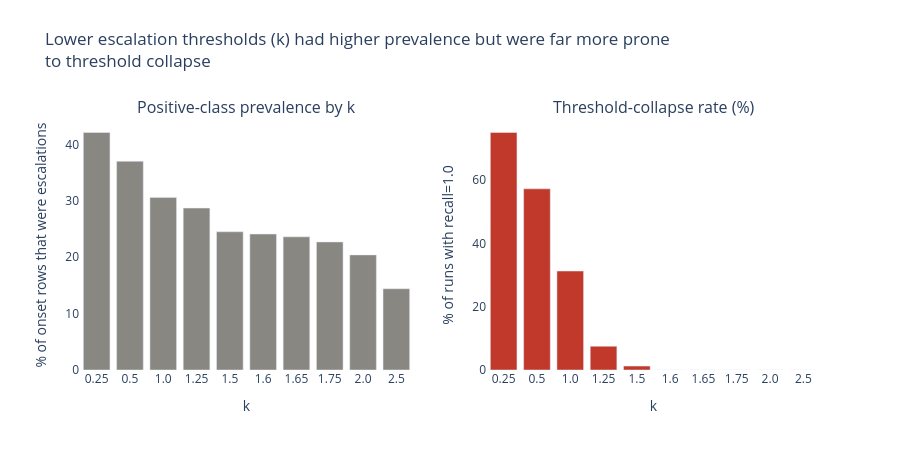

Notebook code cell kept with this figure:
### Code cell
ks = k_summary.index.astype(str)

fig = make_subplots(rows=1, cols=2, subplot_titles=("Positive-class prevalence by k", "Threshold-collapse rate (%)"))

fig.add_trace(
    go.Bar(x=ks, y=k_summary["onset_prevalence_pct"], marker_color="#898781", name="Baseline prevalence"),
    row=1, col=1,
)
fig.add_trace(
    go.Bar(x=ks, y=k_summary["collapse_rate"] * 100, marker_color="#c0392b", name="Collapse rate"),
    row=1, col=2,
)

fig.update_xaxes(title_text="k", row=1, col=1)
fig.update_xaxes(title_text="k", row=1, col=2)
fig.update_yaxes(title_text="% of onset rows that were escalations", row=1, col=1)
fig.update_yaxes(title_text="% of runs with recall=1.0", row=1, col=2)

fig.update_layout(
    showlegend=False, width=900, height=450,
    plot_bgcolor="white", paper_bgcolor="white",
    margin=dict(t=120),
    title={
        "text": "Lower escalation thresholds (k) had higher prevalence but were far more prone<br>to threshold collapse",
        "y": 0.9, "yanchor": "top",
    },
)
fig.show()

### Figure 1 — Plotly figure (JSON) as saved in the notebook; plotly's stock layout.template omitted (floating-point values rounded to 4 significant figures)
{"data": [{"marker": {"color": "#898781"}, "name": "Baseline prevalence", "type": "bar", "x": ["0.25", "0.5", "1.0", "1.25", "1.5", "1.6", "1.65", "1.75", "2.0", "2.5"], "xaxis": "x", "y": [42.1, 37.0, 30.6, 28.7, 24.5, 24.1, 23.6, 22.7, 20.4, 14.4], "yaxis": "y"}, {"marker": {"color": "#c0392b"}, "name": "Collapse rate", "type": "bar", "x": ["0.25", "0.5", "1.0", "1.25", "1.5", "1.6", "1.65", "1.75", "2.0", "2.5"], "xaxis": "x2", "y": [75.0, 57.21, 31.25, 7.5, 1.25, 0.0, 0.0, 0.0, 0.0, 0.0], "yaxis": "y2"}], "layout": {"annotations": [{"font": {"size": 16}, "showarrow": false, "text": "Positive-class prevalence by k", "x": 0.225, "xanchor": "center", "xref": "paper", "y": 1, "yanchor": "bottom", "yref": "paper"}, {"font": {"size": 16}, "showarrow": false, "text": "Threshold-collapse rate (%)", "x": 0.775, "xanchor": "center", "xref": "paper", "y": 1, "yanchor": "bottom", "yref": "paper"}], "height": 450, "margin": {"t": 120}, "paper_bgcolor": "white", "plot_bgcolor": "white", "showlegend": false, "title": {"text": "Lower escalation thresholds (k) had higher prevalence but were far more prone<br>to threshold collapse", "y": 0.9, "yanchor": "top"}, "width": 900, "xaxis": {"anchor": "y", "domain": [0, 0.45], "title": {"text": "k"}}, "xaxis2": {"anchor": "y2", "domain": [0.55, 1], "title": {"text": "k"}}, "yaxis": {"anchor": "x", "domain": [0, 1], "title": {"text": "% of onset rows that were escalations"}}, "yaxis2": {"anchor": "x2", "domain": [0, 1], "title": {"text": "% of runs with recall=1.0"}}}}
